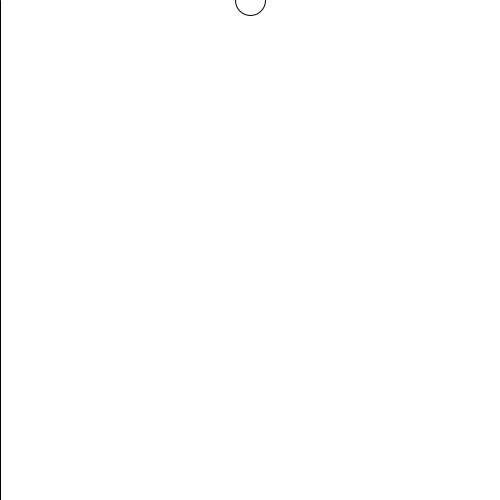
Frame 1 (no input)
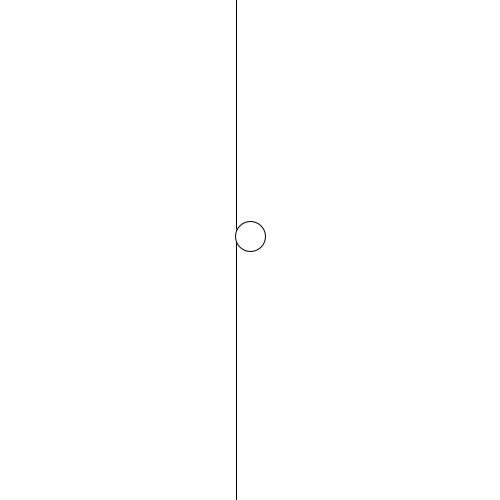
Frame 60 (the mouse pressed at the canvas centre just before this capture)
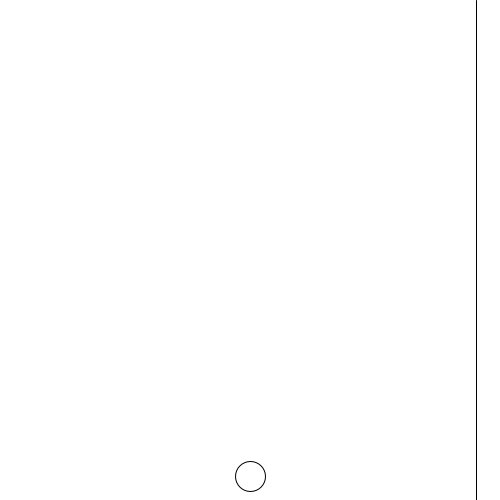
Frame 120 (the mouse held since frame 60 and released just before this capture)

The Processing sketch that drew these frames (run headless with seeded random() and noise(); from frame 60 on, the mouse is pressed at the canvas centre):

// Processing sketch: line_e_cerchio
// ── line_e_cerchio.pde
int pos = 0;
int yc = 0;
int b = 255; //background
int dir = 1; //direzione destra sinistra sopra e sotto
int v = 4; //velocità
void setup(){
   size(500, 500);
   frameRate(60);
}

void draw(){
   background(b);
   line(pos, 0, pos, height);
   pos+=v *dir;
   if(pos >= width || pos < 0){
      dir = -dir; 
   }
   ellipse(width/2, yc, 30, 30);
   if(yc > height){
      yc = 0; 
   }
   yc+=v*dir;
}
